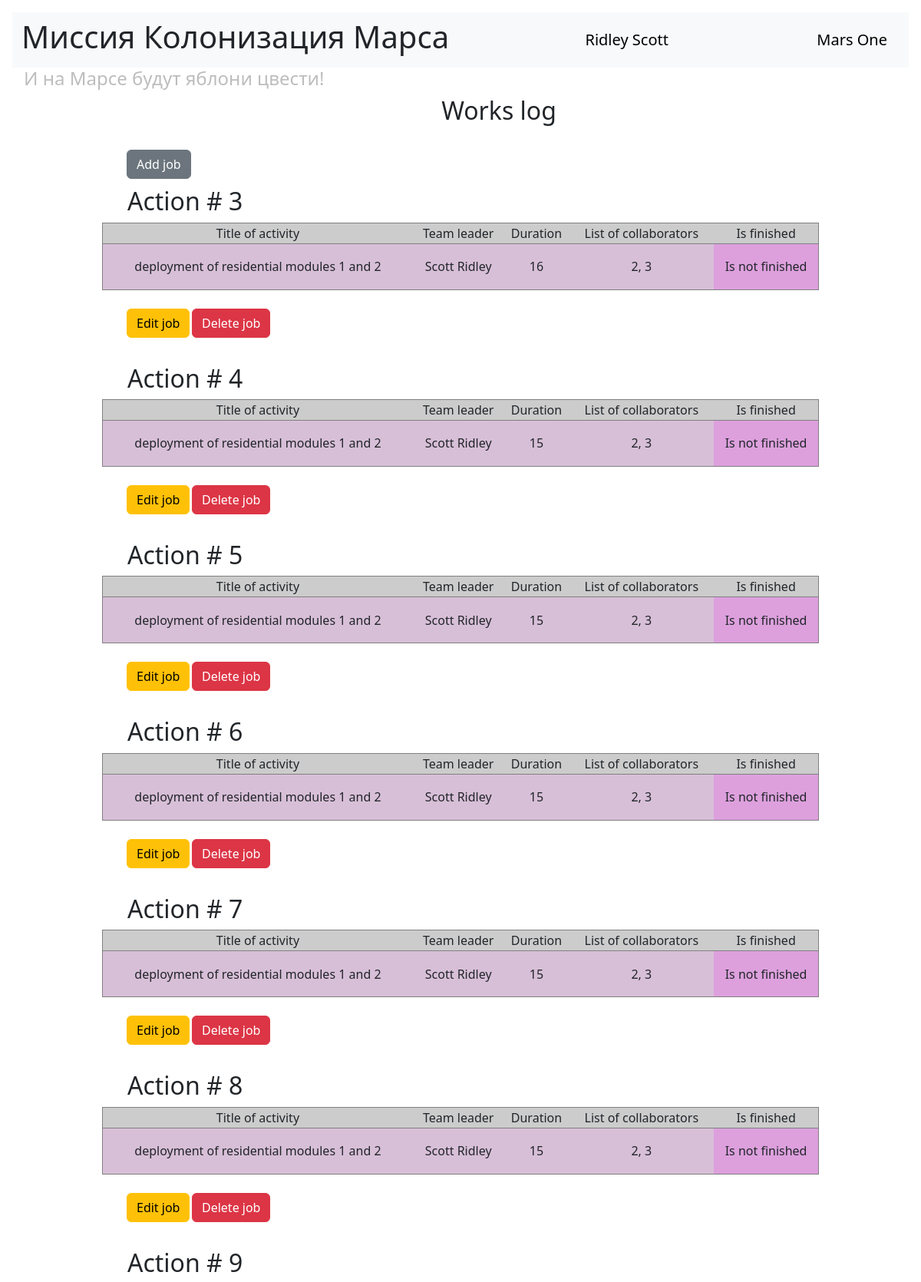
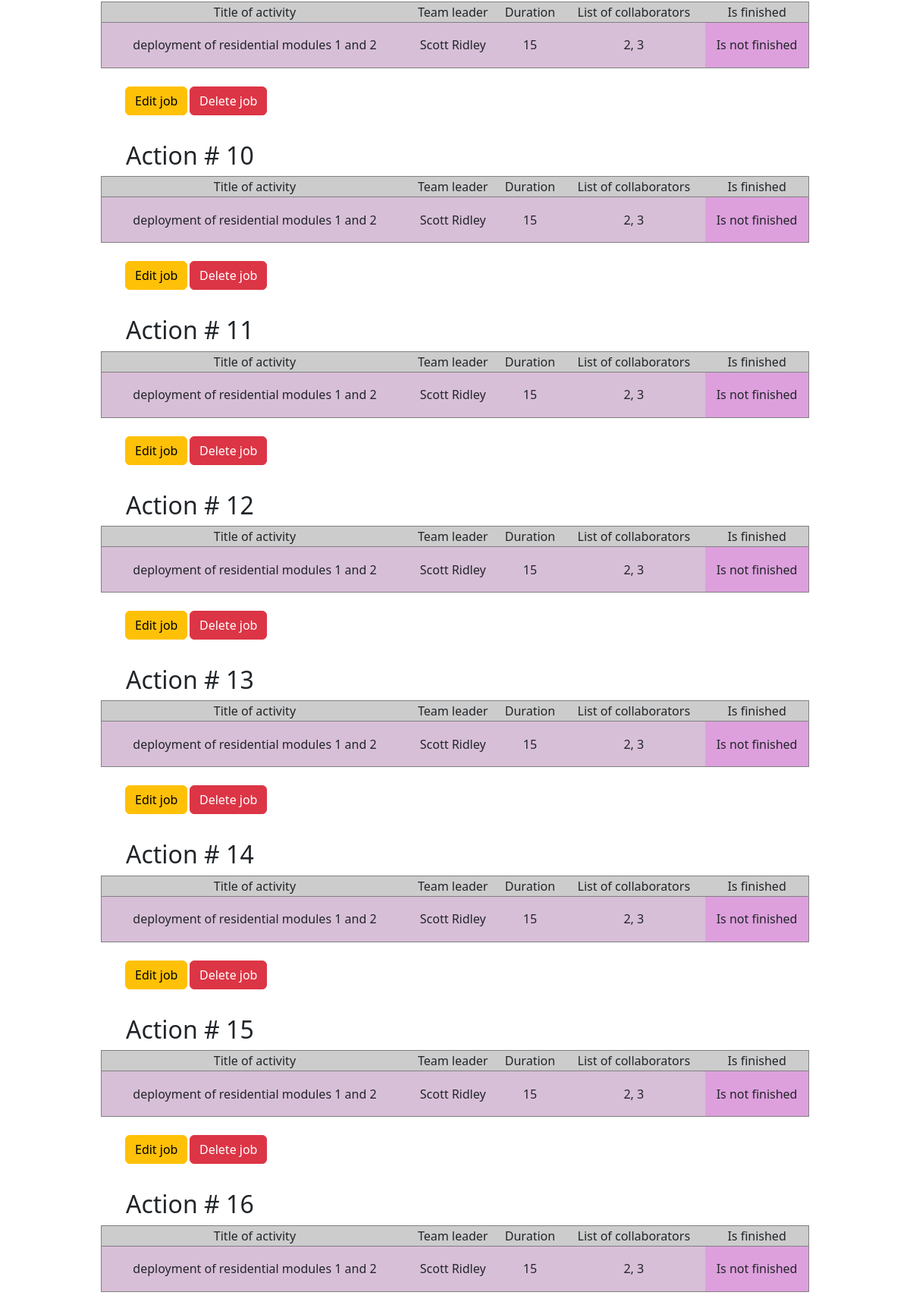
The page / (signed in, upper part) on the database its author committed (2 pictures, top to bottom).
### data/users.py (models this page shows, shortened)
class User(SqlAlchemyBase, UserMixin):
    __tablename__ = 'users'
    id = sqlalchemy.Column(sqlalchemy.Integer, primary_key=True, autoincrement=True)
    surname = sqlalchemy.Column(sqlalchemy.String, nullable=True)
    name = sqlalchemy.Column(sqlalchemy.String, nullable=True)
    age = sqlalchemy.Column(sqlalchemy.Integer, nullable=True)
    position = sqlalchemy.Column(sqlalchemy.String, nullable=True)
    speciality = sqlalchemy.Column(sqlalchemy.String, nullable=True)
    address = sqlalchemy.Column(sqlalchemy.String, nullable=True)
    email = sqlalchemy.Column(sqlalchemy.String, index=True, unique=True, nullable=True)
    hashed_password = sqlalchemy.Column(sqlalchemy.String, nullable=True)
    modified_date = sqlalchemy.Column(sqlalchemy.DateTime, default=datetime.datetime.now)
    job = orm.relationship("Jobs", back_populates='chief_user')
    department = orm.relationship("Department", back_populates='chief_user')

### data/jobs.py (models this page shows)
class Jobs(SqlAlchemyBase, SerializerMixin):
    __tablename__ = 'jobs'
    id = sqlalchemy.Column(sqlalchemy.Integer, primary_key=True, autoincrement=True)
    job = sqlalchemy.Column(sqlalchemy.String, nullable=True)
    work_size = sqlalchemy.Column(sqlalchemy.Integer, nullable=True)
    collaborators = sqlalchemy.Column(sqlalchemy.String, default= '12', nullable=True)
    start_date = sqlalchemy.Column(sqlalchemy.DateTime, default=datetime.datetime.now)
    end_date = sqlalchemy.Column(sqlalchemy.DateTime, default=datetime.datetime.now)
    is_finished = sqlalchemy.Column(sqlalchemy.Boolean, default=True)
    team_leader = sqlalchemy.Column(sqlalchemy.Integer, sqlalchemy.ForeignKey("users.id"))
    chief_user = orm.relationship("User")

### main.py (the view)
@app.route('/')
def works_page():
    db_sess = create_session()
    jobs = db_sess.query(Jobs).all()
    return render_template("works_page.html", jobs=jobs)

### data/db_session.py (called while the page is built)
def create_session() -> Session:
    global __factory
    return __factory()

### main.py (called while the page is built)
@login_manager.user_loader
def load_user(user_id):  # Функция для получения пользователя
    db_sess = db_session.create_session()
    return db_sess.query(User).get(user_id)

### templates/works_page.html
{% extends "base.html" %}
{% block content %}
{% if current_user.is_authenticated %}
<h2 style="text-align: center">Works log</h2>
<br>
<a href="/addjob" class="btn btn-secondary" style="position:absolute;left:165px;">
            Add job
        </a>
<br>
<br>
{% endif %}
{% for job in jobs %}
<h2 style="padding-left: 150px;">Action # {{ job.id }}</h2>
<table style="width: 80%; margin: auto; border: 1px solid grey;">
    <tr style="background-color: #CCCCCC; text-align: center; border: 1px solid grey;">
        <td>Title of activity</td>
        <td>Team leader</td>
        <td>Duration</td>
        <td>List of collaborators</td>
        <td>Is finished</td>
    </tr>
    <tr style="background-color: #D8BFD8; text-align: center; height: 60px">
        <td>{{ job.job }}</td>
        <td>{{ job.chief_user.surname }} {{ job.chief_user.name }}</td>
        <td>{{ job.work_size }}</td>
        <td>{{ job.collaborators }}</td>
        {% if job.is_finished %}
        <td style="background-color: #93FF93;">Finished</td>
        {% else %}
        <td style="background-color: #DDA0DD;">Is not finished</td>
        {% endif %}
    </tr>
</table>
<br>
{% if current_user.is_authenticated and (current_user == job.chief_user or current_user.id == 1) %}
    <div>
        <a href="/addjob/{{ job.id }} " class="btn btn-warning" style="position:absolute;left:165px;">
            Edit job
        </a>
        <a href="/job_delete/{{ job.id }}" class="btn btn-danger" style="position:absolute;left:250px;">
            Delete job
        </a>
    </div>
{% endif %}
<br>
<br>
<br>
{% endfor %}
{% endblock %}
{% block style_content %}
<link rel="stylesheet" type="text/css" href="static/css/style.css"/>
{% endblock %}

### templates/base.html (shortened to what this page needs)
<!doctype html>
<html lang="en">
<head>
    <link href="https://cdn.jsdelivr.net/npm/bootstrap@5.3.0-alpha1/dist/css/bootstrap.min.css" rel="stylesheet">
    <link href="https://getbootstrap.com/docs/5.3/assets/css/docs.css" rel="stylesheet">
    {% block style_content %} {% endblock %}
</head>
<body class="p-3 m-0 border-0 bd-example">
<nav class="navbar bg-body-tertiary">
    <div class="container-fluid">
        <h1>Миссия Колонизация Марса</h1>
        {% if current_user.is_authenticated %}
    <a class="navbar-brand" href="/logout">{{ current_user.name }} {{ current_user.surname }}</a>
    {% else %}
        <a class="btn btn-primary" style="position:absolute;right:370px;" href="/register">Sign up</a>
        <a class="btn btn-success" href="/login">Sign in</a>
        {% endif %}
            <a class="navbar-brand" href="#">Mars One</a>
        <link rel="stylesheet" type="text/css" href="static/css/style.css" />
    </div>
</nav>
<h4>И на Марсе будут яблони цвести!</h4>
{% block content %} {% endblock %}
</body>
</html>

### static/css/style.css (style rules this page uses)
h4 { color: #BDBDBD; padding-left: 15px; }
h2 { padding-left: 100px; }

### rows shown on the page
User: name "Ridley", surname "Scott"
Jobs: id "3", job "deployment of residential modules 1 and 2", chief_user.surname "Scott", chief_user.name "Ridley", work_size "16", collaborators "2, 3", is_finished "Is not finished"
Jobs: id "4", job "deployment of residential modules 1 and 2", chief_user.surname "Scott", chief_user.name "Ridley", work_size "15", collaborators "2, 3", is_finished "Is not finished"
Jobs: id "5", job "deployment of residential modules 1 and 2", chief_user.surname "Scott", chief_user.name "Ridley", work_size "15", collaborators "2, 3", is_finished "Is not finished"
Jobs: id "6", job "deployment of residential modules 1 and 2", chief_user.surname "Scott", chief_user.name "Ridley", work_size "15", collaborators "2, 3", is_finished "Is not finished"
Jobs: id "7", job "deployment of residential modules 1 and 2", chief_user.surname "Scott", chief_user.name "Ridley", work_size "15", collaborators "2, 3", is_finished "Is not finished"
Jobs: id "8", job "deployment of residential modules 1 and 2", chief_user.surname "Scott", chief_user.name "Ridley", work_size "15", collaborators "2, 3", is_finished "Is not finished"
Jobs: id "9", job "deployment of residential modules 1 and 2", chief_user.surname "Scott", chief_user.name "Ridley", work_size "15", collaborators "2, 3", is_finished "Is not finished"
Jobs: id "10", job "deployment of residential modules 1 and 2", chief_user.surname "Scott", chief_user.name "Ridley", work_size "15", collaborators "2, 3", is_finished "Is not finished"
Jobs: id "11", job "deployment of residential modules 1 and 2", chief_user.surname "Scott", chief_user.name "Ridley", work_size "15", collaborators "2, 3", is_finished "Is not finished"
Jobs: id "12", job "deployment of residential modules 1 and 2", chief_user.surname "Scott", chief_user.name "Ridley", work_size "15", collaborators "2, 3", is_finished "Is not finished"
Jobs: id "13", job "deployment of residential modules 1 and 2", chief_user.surname "Scott", chief_user.name "Ridley", work_size "15", collaborators "2, 3", is_finished "Is not finished"
Jobs: id "14", job "deployment of residential modules 1 and 2", chief_user.surname "Scott", chief_user.name "Ridley", work_size "15", collaborators "2, 3", is_finished "Is not finished"
Jobs: id "15", job "deployment of residential modules 1 and 2", chief_user.surname "Scott", chief_user.name "Ridley", work_size "15", collaborators "2, 3", is_finished "Is not finished"
Jobs: id "16", job "deployment of residential modules 1 and 2", chief_user.surname "Scott", chief_user.name "Ridley", work_size "15", collaborators "2, 3", is_finished "Is not finished"
